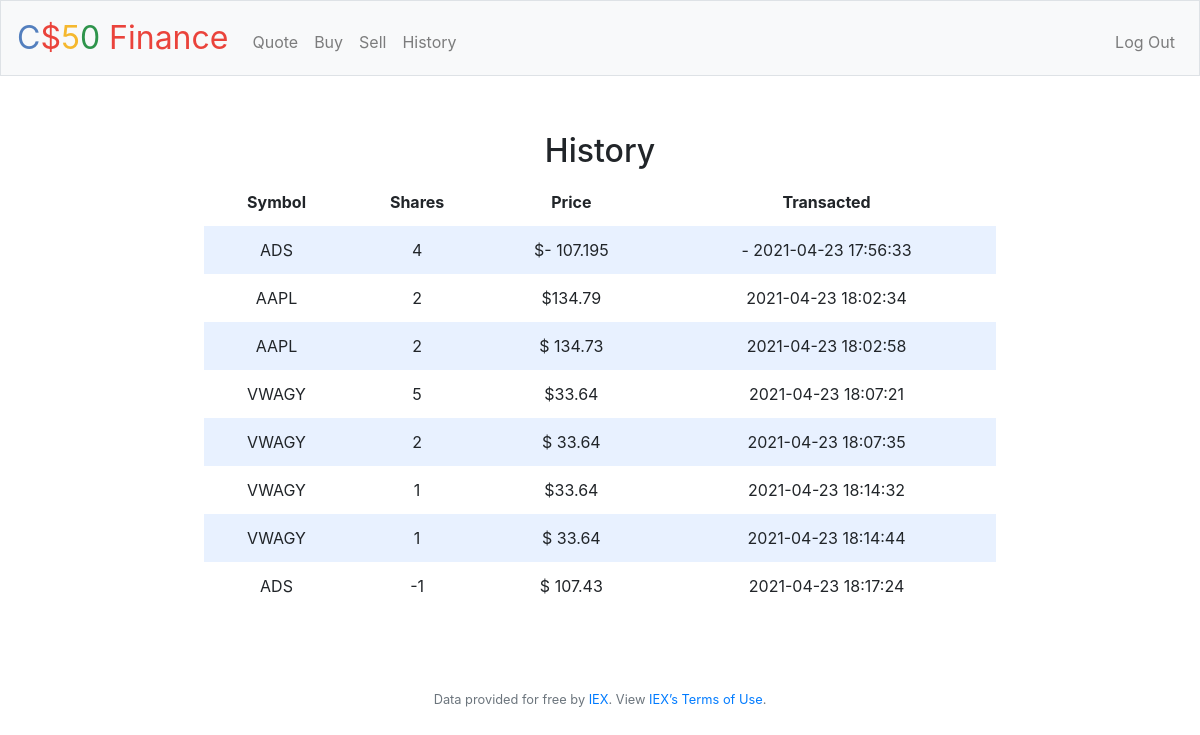
Page /history (signed in) on the committed database.
### tables this page shows
CREATE TABLE history
(transaction_id INTEGER NOT NULL, 
users_id INTEGER, 
symbol TEXT NOT NULL, 
shares INTEGER, 
price_buy NUMERIC NOT NULL, 
time_buy TIMESTAMP NOT NULL DEFAULT CURRENT_TIMESTAMP, 
price_sell NUMERIC NOT NULL, 
time_sell TIMESTAMP NOT NULL DEFAULT CURRENT_TIMESTAMP,
PRIMARY KEY(transaction_id)
);

### application.py (the view)
@app.route("/history")
@login_required
def history():
    rows = db.execute("SELECT * FROM history WHERE users_id = ?", session["user_id"])
    return render_template("history.html", rows=rows)

### application.py (called while the page is built)
@app.after_request
def after_request(response):
    response.headers["Cache-Control"] = "no-cache, no-store, must-revalidate"
    response.headers["Expires"] = 0
    response.headers["Pragma"] = "no-cache"
    return response

### helpers.py (called while the page is built)
def login_required(f):
    @wraps(f)
    def decorated_function(*args, **kwargs):
        if session.get("user_id") is None:
            return redirect("/login")
        return f(*args, **kwargs)
    return decorated_function

### templates/history.html (shortened to what this page needs)
{% extends "layout.html" %}
{% block main %}
    <div class="container">
        <div class="section">
            <h2>History</h2>
            <table>
                <thead>
                    <tr>
                        <th>Symbol</th>
                        <th>Shares</th>
                        <th>Price</th>
                        <th>Transacted</th>
                    </tr>
                </thead>
                <tbody>
                        {% for something in rows %}
                            <tr>
                                <td>{{ something.symbol }}</td>
                                <td>{{ something.shares }}</td>
                                <td>${{ something.price_buy }} {{ something.price_sell }}</td>
                                <td>{{ something.time_buy }} {{ something.time_sell }}</td>
                            </tr>
                        {% endfor %}
                    </tbody>
                </table>
        </div>
    </div>
{% endblock %}

### templates/layout.html (shortened to what this page needs)
<!DOCTYPE html>
<html lang="en">
    <head>
        <link rel="stylesheet" href="https://cdn.jsdelivr.net/npm/bootstrap@4.5.3/dist/css/bootstrap.min.css">
        <link href="/static/styles.css" rel="stylesheet">
    </head>
    <body>
        <nav class="navbar navbar-expand-md navbar-light bg-light border">
            <a class="navbar-brand" href="/"><span class="blue">C</span><span class="red">$</span><span class="yellow">5</span><span class="green">0</span> <span class="red">Finance</span></a>
            <div class="collapse navbar-collapse" id="navbar">
                {% if session.user_id %}
                    <ul class="navbar-nav mr-auto mt-2">
                        <li class="nav-item"><a class="nav-link" href="/quote">Quote</a></li>
                        <li class="nav-item"><a class="nav-link" href="/buy">Buy</a></li>
                        <li class="nav-item"><a class="nav-link" href="/sell">Sell</a></li>
                        <li class="nav-item"><a class="nav-link" href="/history">History</a></li>
                    </ul>
                    <ul class="navbar-nav ml-auto mt-2">
                        <li class="nav-item"><a class="nav-link" href="/logout">Log Out</a></li>
                    </ul>
                {% else %}
                    <ul class="navbar-nav ml-auto mt-2">
                        <li class="nav-item"><a class="nav-link" href="/register">Register</a></li>
                        <li class="nav-item"><a class="nav-link" href="/login">Log In</a></li>
                    </ul>
                {% endif %}
            </div>
        </nav>
        <main class="container p-5">
            {% block main %}{% endblock %}
        </main>
        <footer class="small text-center text-muted">
            Data provided for free by <a href="https://iextrading.com/developer">IEX</a>. View <a href="https://iextrading.com/api-exhibit-a/">IEX’s Terms of Use</a>.
        </footer>
    </body>
</html>

### static/styles.css (style rules this page uses)
nav .navbar-brand { font-size: xx-large; }
nav .navbar-brand .blue { color: #537fbe; }
nav .navbar-brand .red { color: #ea433b; }
nav .navbar-brand .yellow { color: #f5b82e; }
nav .navbar-brand .green { color: #2e944b; }
main { overflow-x: auto; text-align: center; }
.container { margin-left: auto; margin-right: auto; padding-left: 15px; padding-right: 15px; text-align: center; width: 90%; }
.section { padding-bottom: 1rem; padding-left: 2rem; padding-right: 2rem; padding-top: 0.5rem; }
table { background-color: transparent; margin-bottom: 1rem; width: 100%; }
table th, table td { padding: 0.75rem; vertical-align: middle; }
tbody tr:nth-of-type(odd) { background-color: rgb(179, 208, 255, 0.3) }

### rows in the picture
history: symbol "ADS", shares "4", price_buy "-", price_sell "107.195", time_buy "-", time_sell "2021-04-23 17:56:33"
history: symbol "AAPL", shares "2", price_buy "134.79", time_buy "2021-04-23 18:02:34"
history: symbol "AAPL", shares "2", price_sell "134.73", time_sell "2021-04-23 18:02:58"
history: symbol "VWAGY", shares "5", price_buy "33.64", time_buy "2021-04-23 18:07:21"
history: symbol "VWAGY", shares "2", price_sell "33.64", time_sell "2021-04-23 18:07:35"
history: symbol "VWAGY", shares "1", price_buy "33.64", time_buy "2021-04-23 18:14:32"
history: symbol "VWAGY", shares "1", price_sell "33.64", time_sell "2021-04-23 18:14:44"
history: symbol "ADS", shares "-1", price_sell "107.43", time_sell "2021-04-23 18:17:24"
